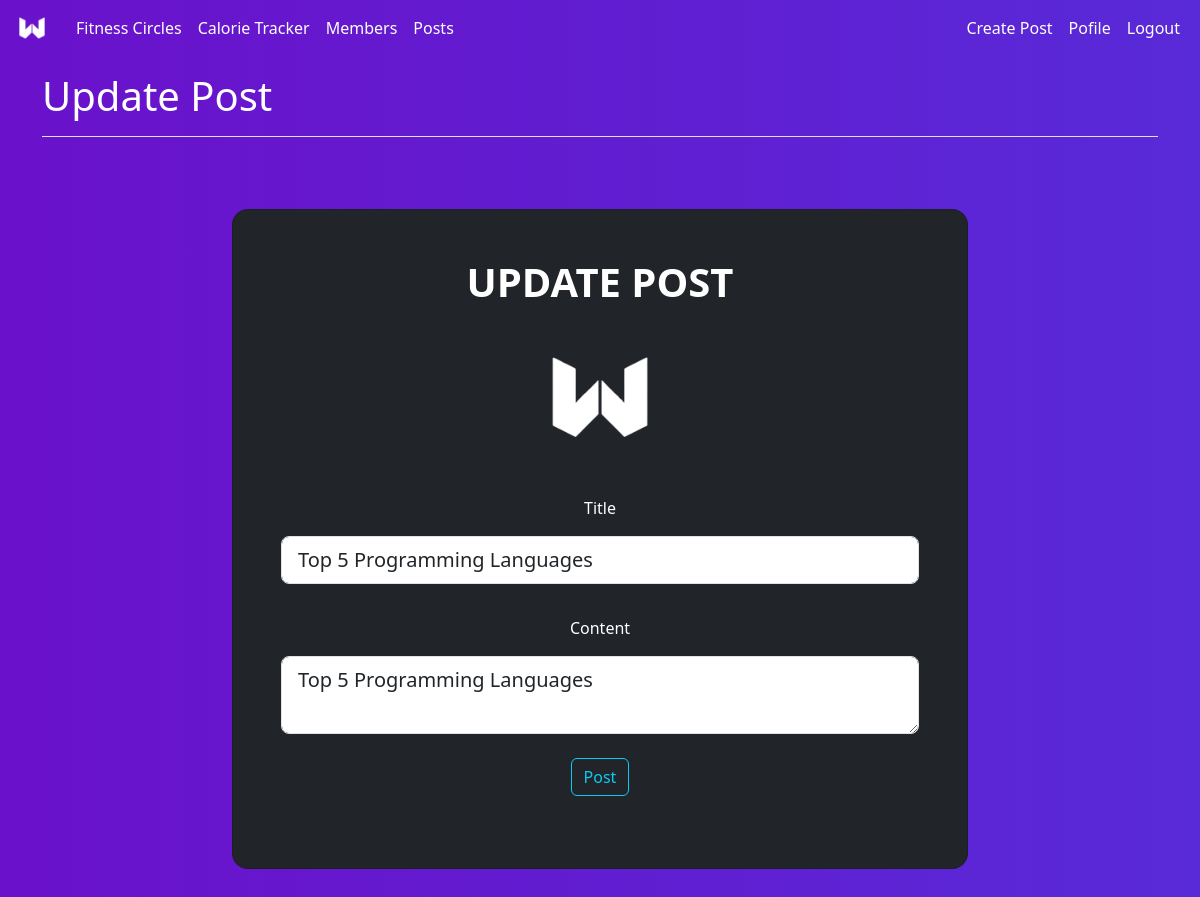
/post/1/update (signed in), run on the app's committed database.
### WeeklyWeighIn/models.py (models this page shows, shortened)
class Post(db.Model):
    id = db.Column(db.Integer, primary_key=True)
    title = db.Column(db.String(100), nullable=False)
    date_posted = db.Column(db.DateTime, nullable=False, default=datetime.utcnow)
    content = db.Column(db.Text, nullable=False)
    user_id = db.Column(db.Integer, db.ForeignKey('users.id'), nullable=False)
    comments = db.relationship('Comment', backref='post', lazy=True)

### WeeklyWeighIn/routes.py (the view)
@app.route("/post/<int:post_id>/update", methods=["GET", "POST"])
@login_required
def update_post(post_id):
    post = Post.query.get_or_404(post_id)
    if post.author != current_user:
        abort(403)
    form = PostForm()
    if form.validate_on_submit():
        post.title = form.title.data
        post.content = form.content.data
        db.session.commit()
        flash('Your post has been upated', 'success')
        return redirect(url_for('post', post_id=post.id))
    elif request.method == 'GET':
        form.title.data = post.title
        form.content.data = post.title
    return render_template('create_post.html', title='Update Post', form=form, legend='Update Post')

### WeeklyWeighIn/forms.py
class PostForm(FlaskForm):
    title = StringField('Title', validators=[DataRequired()])
    content = TextAreaField('Content', validators=[DataRequired()])
    submit = SubmitField('Post')

### WeeklyWeighIn/models.py (called while the page is built)
@login_manager.user_loader
def load_user(user_id):
    return Users.query.get(int(user_id))

### WeeklyWeighIn/templates/create_post.html (shortened to what this page needs)
{% extends 'base.html' %}
{% block content %}
<section>
    <div class="container py-5 h-120 mb-4">
        <div class="row d-flex justify-content-center align-items-center h-100">
            <div class="col-12 col-md-8 col-lg-6 col-xl-8">
                <div class="card bg-dark text-white" style="border-radius: 1rem;">
                    <div class="card-body p-5 text-center">
                        <form method="POST" action="">
                            <fieldset class="form-group">
                                <legend><h2 class="fw-bold mb-2 text-uppercase fs-1">{{ legend }}</h2></legend>
                                <img src="{{ url_for('static', filename='photos/site_photos/bigW2.png') }}" alt="W" height="150px">
                                <div class="form-outline form-white mt-4 mb-4">
                                    {{ form.title.label(class="form-control-label mb-3") }}
                                    {% if form.title.errors %}
                                    {{ form.title(class="form-control form-control-lg is-invalid") }}
                                    <div class="invalid-feedback">
                                        {% for error in form.title.errors %}
                                        <span>{{ error }}</span>
                                        {% endfor %}
                                    </div>
                                    {% else %}
                                    {{ form.title(class="form-control form-control-lg") }}
                                    {% endif %}
                                </div>
                                <div class="form-outline form-white mb-4">
                                    {{ form.content.label(class="form-control-label mt-2 mb-3") }}
                                    {% if form.content.errors %}
                                    {{ form.content(class="form-control form-control-lg") }}
                                    <div class="invalid-feedback">
                                        {% for error in form.content.errors %}
                                        <span>{{ error }}</span>
                                        {% endfor %}
                                    </div>
                                    {% else %}
                                    {{ form.content(class="form-control form-control-lg") }}
                                    {% endif %}
                                </div>
                            </fieldset>
                            <div class="form-group mb-4">
                                {{ form.submit(class="btn btn-outline-info") }}
                            </div>
                        </form>
                    </div>
                </div>
            </div>
        </div>
    </div>
</section>
{% endblock %}

### WeeklyWeighIn/static/css/styles.css (style rules this page uses)
body { background: #6a11cb; background: -webkit-linear-gradient(to right, rgba(106, 17, 203, 1), rgba(37, 117, 252, 1)); background: linear-gradient(to right, rgba(106, 17, 203, 1), rgba(37, 117, 252, 1)); overflow: hidden; }
h1, h2, h3, h4, h5, h6 { color: #444444; }

### WeeklyWeighIn/templates/base.html (style rules this page uses)
body { background: linear-gradient(to right, rgba(106, 17, 203, 1), rgba(37, 117, 252, 1)); background-size: 400% 400%; animation: gradient 15s ease infinite; height: 100vh; color: white; overflow: auto; }
h1, h2, h3 { color: white; }

### data on the page
Post: title "Top 5 Programming Languages", content "Top 5 Programming Languages"

### other printed values
{{ title }} "Update Post"
{{ legend }} "UPDATE POST"
